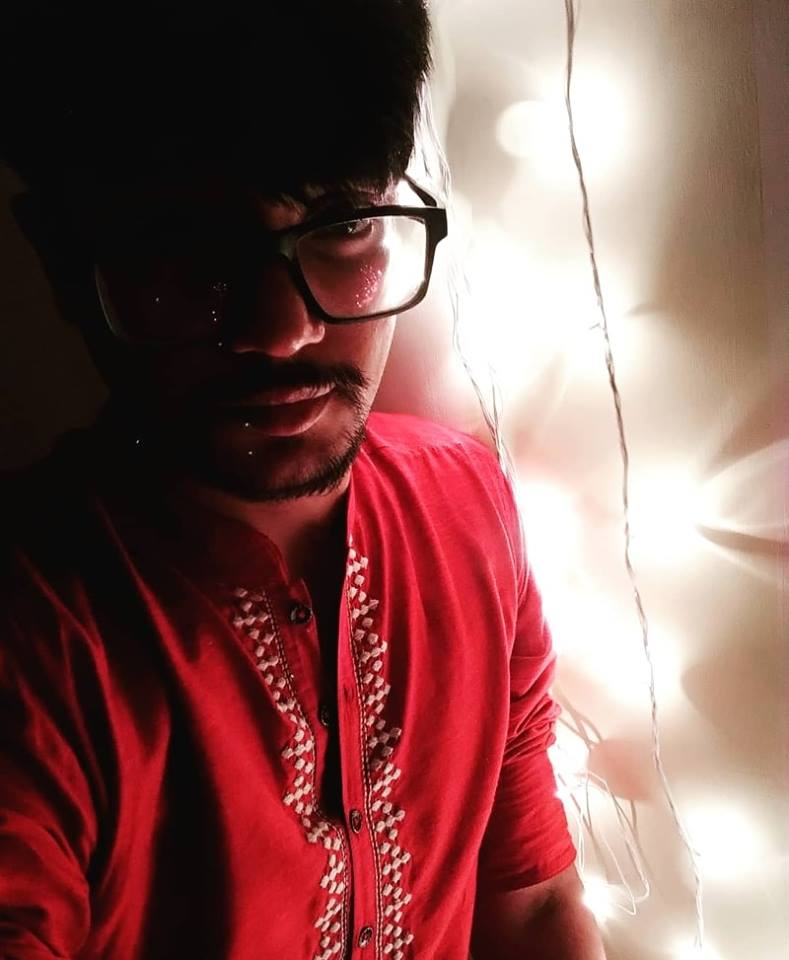
#> input picture O1.jpg, 789 x 960 px
$ python gradient.py
#> lines starting #> are read from the running program, lines starting #| are printed output that depends on the picture
import cv2
import numpy as np
from matplotlib import pyplot as plt
img = cv2.imread('O1.jpg')
#> img is the input picture: shape (960, 789, 3); mean B, G, R 87.2, 90.5, 133.8
kernel = np.ones((5,5),np.uint8)
gradient = cv2.morphologyEx(img, cv2.MORPH_GRADIENT, kernel)
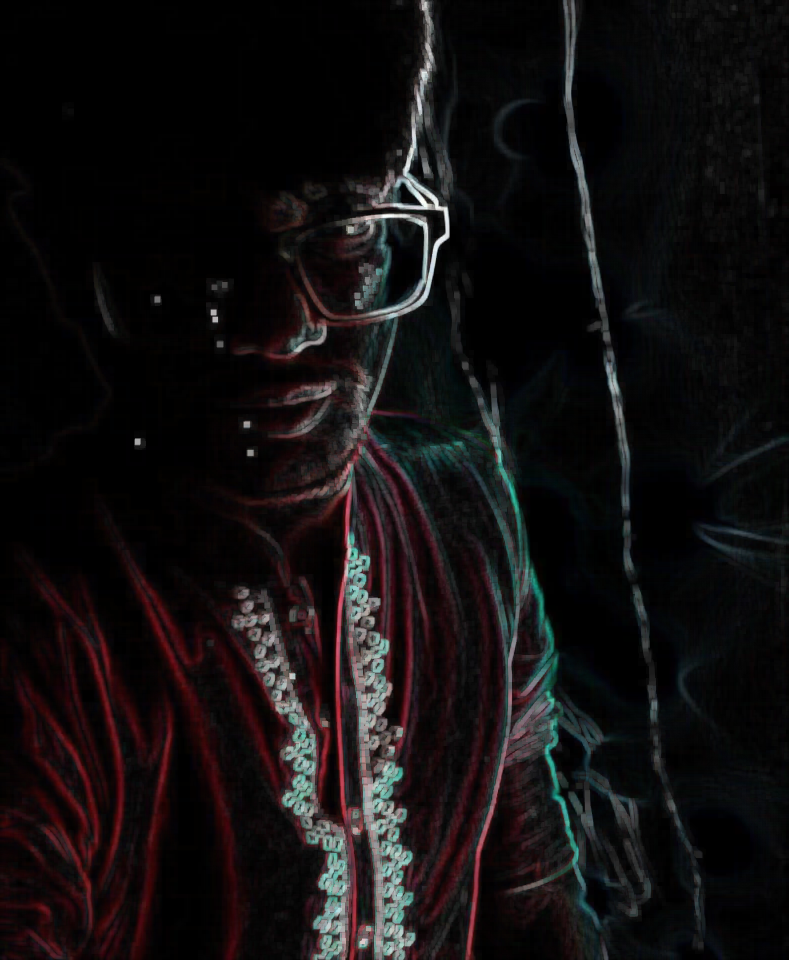
#> gradient: shape (960, 789, 3); mean B, G, R 16.3, 15.6, 18.7
plt.subplot(121),plt.imshow(gradient),plt.title('gradient')
plt.xticks([]), plt.yticks([])
plt.show()

$ run again, with abhi.png saved as O1.jpg
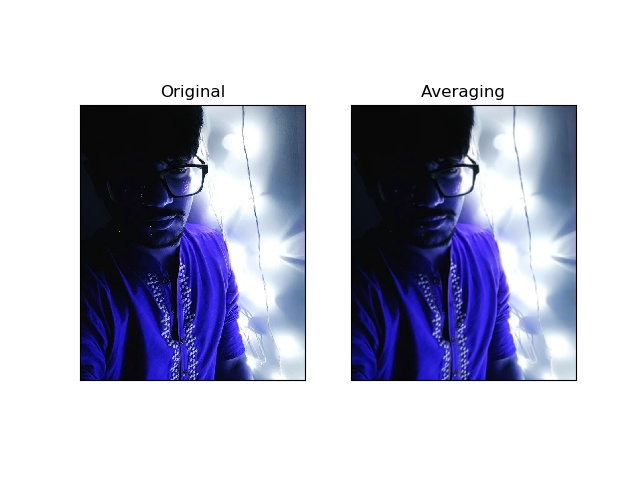
#> input picture abhi.png, 640 x 480 px
#> img is the input picture: shape (480, 640, 3); mean B, G, R 204.5, 187.1, 185.8
#> `gradient = cv2.morphologyEx(img, cv2.MORPH_GRADIENT, kernel)`:
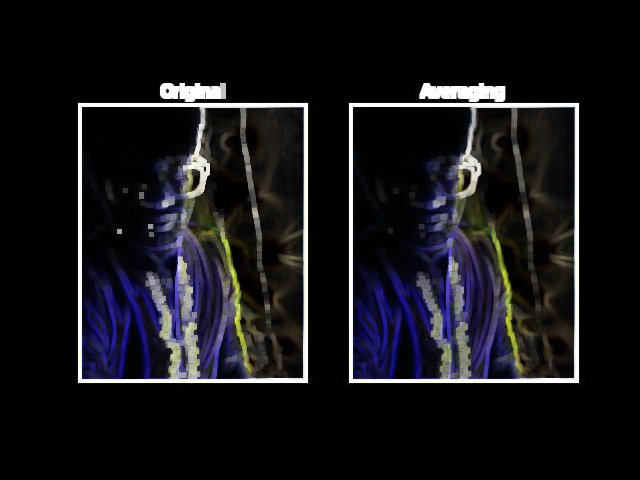
#> gradient: shape (480, 640, 3); mean B, G, R 24.4, 21, 21.6
